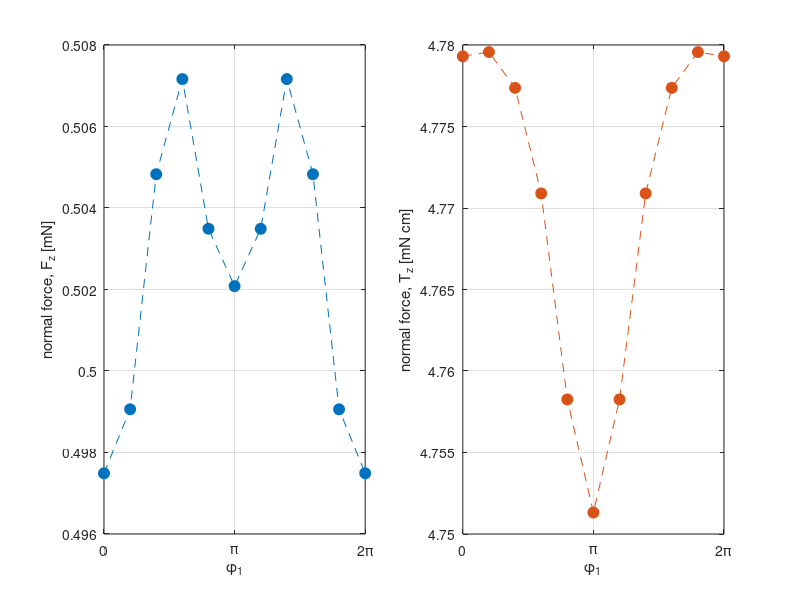

Write the MATLAB code that produced this figure. (Note: this script raises an error after producing the figure.)
% Note: In the sample data, the control variable is phi1, while d and dphi are 
% input parameters, but the configuration space could be defined by any
% combination of vectors of these three variables. Adjust plot as needed.
load('configstepping_sampledata.mat','FullRes','phi1','d','dphi','Fscale','Tscale')

% Normal force & torque
Fz = Fscale*FullRes(3,6,:);
Tz = Tscale*FullRes(6,6,:);

% Plot
mycols = lines(2);

figure('Position',[499,388,756,258])
subplot(1,2,1)
convf = 1e3;  % conversation from N to mN
plot(phi1(:),convf*Fz(:),'--o','Color',mycols(1,:),'MarkerSize',8,'MarkerFaceColor',mycols(1,:))
xlabel('\phi_1')
ylabel('normal force, F_z [mN]')
box on
grid on
xlim([0 2*pi])
xticks([0 1 2]*pi)
xticklabels({'0','\pi','2\pi'})

subplot(1,2,2)
convf = 1e5;  % conversation from N*m to mN*cm
plot(phi1(:),convf*Tz(:),'--o','Color',mycols(2,:),'MarkerSize',8,'MarkerFaceColor',mycols(2,:))
xlabel('\phi_1')
ylabel('normal force, T_z [mN cm]')
box on
grid on
xlim([0 2*pi])
xticks([0 1 2]*pi)
xticklabels({'0','\pi','2\pi'})

sgtitle(['\Delta\phi = ' num2str(dphi) ', d = ' num2str(d*1e3) ' mm'])
